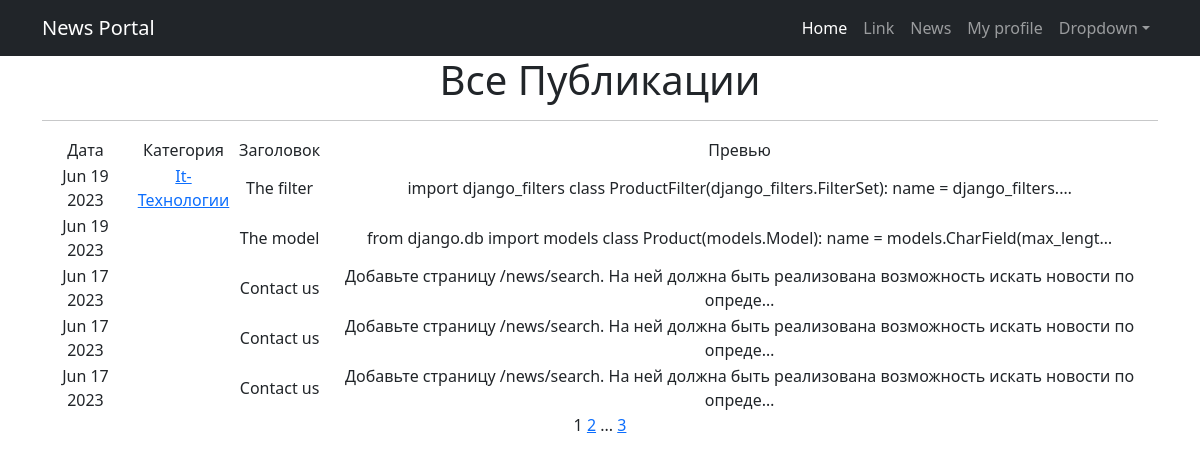
/News/, run on the app's committed database.
### NewsPortal/models.py (models this page shows, shortened)
class Post(models.Model):
    POSITIONS = [
        ('New', 'Новость'),
        ('Art', 'Статья')
    ]
    author = models.ForeignKey(Author, on_delete=models.CASCADE)  # id создателя статьи/новости
    choi_public = models.CharField(max_length=3,
                                   choices=POSITIONS,
                                   default='Art')
    time_create = models.DateTimeField(auto_now_add=True)  # дата и время создания статьи/новости
    cat = models.ManyToManyField(Category, through=PostCategory)  # cat имеет связь с Category через PostCategory
    title = models.CharField(max_length=255)  # заголовок статьи/новости
    content = models.TextField(blank=True)  # содержание статьи/новости
    _rating = models.IntegerField(default=0, db_column='rating')  # рейтинг статьи/новости

class Category(models.Model):
    name = models.CharField(max_length=64, unique=True)  # название категории
    subscribers = models.ManyToManyField(User, related_name="categories") # поле subscribers имеет связь ManyToMany
    def __str__(self):
        return self.name.title()

### NewsPortal/views.py (the view)
# urls.py: path('', NewsList.as_view(), name='news_list'),
class NewsList(ListView):
    model = Post
    ordering = '-time_create'
    template_name = 'News.html'
    context_object_name = 'Post'
    paginate_by = 5

### NewsPortal/templatetags/custom_filters.py (called while the page is built)
@register.filter()
def censor(value):
   n = 0
   try:
      inSwordList = value.split()
      for sword_ in inSwordList:
         if sword_.lower() in RestrSwords:
            inSwordList[n] = sword_.replace(sword_[1:], '*' * len(sword_[1:]))
         n += 1
   except Exception as e:
      return f'Объект не является строкой!:\n{e}'
   return ' '.join(inSwordList)

### NewsPortal/templatetags/custom_tags.py (called while the page is built)
@register.simple_tag(takes_context=True)
def url_replace(context, **kwargs):
   d = context['request'].GET.copy()
   for k, v in kwargs.items():
       d[k] = v
   return d.urlencode()

### templates/News.html (shortened to what this page needs)
{% extends 'flatpages/default.html' %}
{% load custom_filters %}
{% load custom_tags %}
{% block content %}
    <h1>Все Публикации</h1>
    <hr>
    {% if Post %}
        <table>
            <tr>
                <td>Дата</td>
                <td>Категория</td>
                <td>Заголовок</td>
                <td>Превью</td>
            </tr>
            {% for post in Post %}
            <tr>
                <td>{{ post.time_create|date:'M d Y' }}</td>
                <td>{% for category in post.cat.all %}
                        <a href="{% url 'category_list' category.id %}">{{ category }}</a>
                    {% endfor %}</td>
                <td>{{ post.title|censor }}</td>
                <td>{{ post.content|truncatechars:100|censor }}</td>
            </tr>
           {% endfor %}
        </table>
    {% else %}
        <h2>Новостей нет!</h2>
    {% endif %}
   {{ page_obj.number }}
   {% if page_obj.has_next %}
       <a href="?{% url_replace page=page_obj.next_page_number %}">{{ page_obj.next_page_number }}</a>
       {% if paginator.num_pages != page_obj.next_page_number %}
           ...
           <a href="?{% url_replace page=page_obj.paginator.num_pages %}">{{ page_obj.paginator.num_pages }}</a>
       {% endif %}
   {% endif %}
{% endblock content %}

### data on the page
Post: time_create "Jun 19 2023", title|censor "The filter", content|censor "import django_filters class ProductFilter(django_filters.FilterSet): name = django_filters.…"
Category: name "It-Технологии"
Post: time_create "Jun 19 2023", title|censor "The model", content|censor "from django.db import models class Product(models.Model): name = models.CharField(max_lengt…"
Post: time_create "Jun 17 2023", title|censor "Contact us", content|censor "Добавьте страницу /news/search. На ней должна быть реализована возможность искать новости по опреде…"
Post: time_create "Jun 17 2023", title|censor "Contact us", content|censor "Добавьте страницу /news/search. На ней должна быть реализована возможность искать новости по опреде…"
Post: time_create "Jun 17 2023", title|censor "Contact us", content|censor "Добавьте страницу /news/search. На ней должна быть реализована возможность искать новости по опреде…"

### other printed values
{{ page_obj.number }} "1"
{{ page_obj.next_page_number }} "2"
{{ page_obj.paginator.num_pages }} "3"
